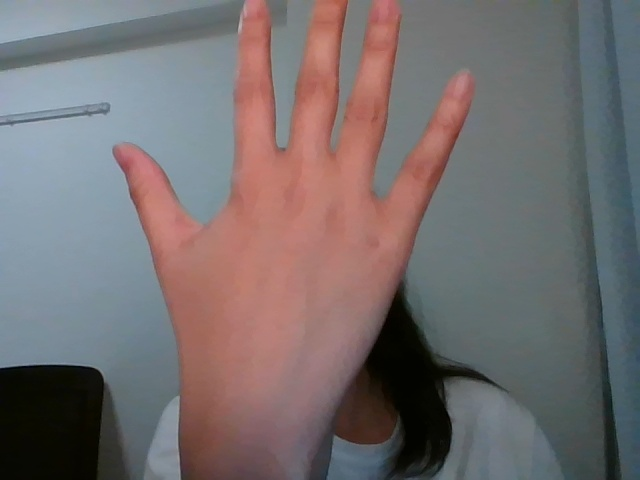
#> input picture sample_frames/frame_4.jpg, 640 x 480 px
$ python -i hand-calibration.py   (imports and definitions only)
#> lines starting #> are read from the running program, lines starting #| are printed output that depends on the picture
import cv2

def draw_rect(frame):
    rows, cols, _ = frame.shape

    cv2.rectangle(frame, (int(rows/2 - 5), int(cols/2 - 5)),
                  (int(rows/2 + 5), int(cols/2 + 5)),
                  (0, 0, 255), 1)
    return frame

def hand_historgram(frame):
    hsv_frame = cv2.cvtColor(frame, cv2.COLOR_BGR2HSV)
    roi = np.zeros((10, 10, 3), dtype=hsv_frame.dtype)

    roi[:] = hsv_frame[int(rows/2 - 5):int(rows/2 + 5),
                       int(cols/2 - 5):int(cols/2 + 5)]

    hand_hist = cv2.calcHist([roi], [0, 1], None, [180, 256], [0, 180, 0, 256])
    return cv2.normalize(hand_hist, hand_hist, 0, 255, cv2.NORM_MINMAX)

def hist_masking(frame, hist):
    hsv = cv2.cvtColor(frame, cv2.COLOR_BGR2HSV)
    dst = cv2.calcBackProjection([hsv], [0, 1], hist, [0, 180, 0, 256], 1)

    disc = cv2.getStructuringElement(cv2.MORPH_ELLIPSE, (31, 31))
    cv2.filter2D(dst, -1, disc, dst)

    ret, thresh = cv2.threshold(dst, 150, 255, cv2.THRESH_BINARY)

    thresh = cv2.merge((thresh, thresh, thresh))

    return cv2.bitwise_and(frame, thresh)

>>> import cv2
>>> picture = cv2.imread('sample_frames/frame_4.jpg', cv2.IMREAD_GRAYSCALE)
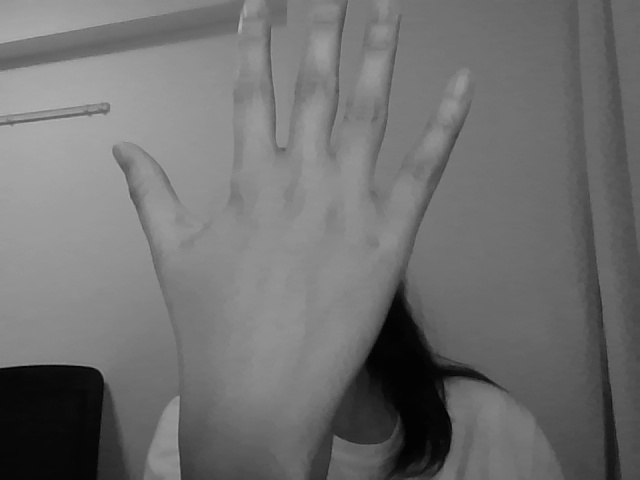
#> picture: shape (480, 640); min 0, max 184, mean 111.6
#> (the run stopped early here; a loop or call above may not have finished)

$ run again, on sample_frames/frame_5.jpg
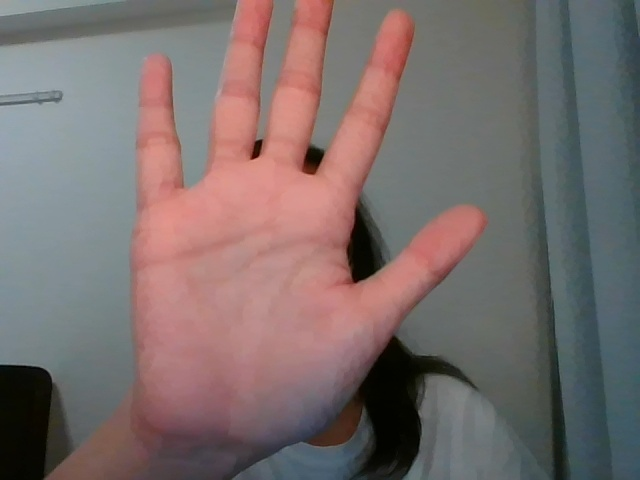
#> input picture sample_frames/frame_5.jpg, 640 x 480 px
#> `picture = cv2.imread('sample_frames/frame_4.jpg', cv2.IMREAD_GRAYSCALE)`:
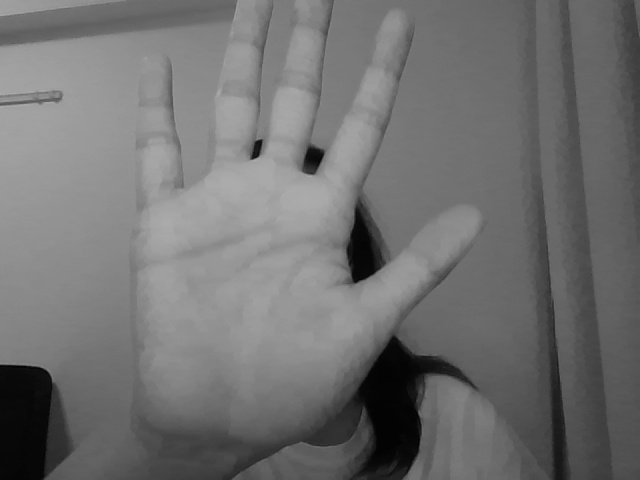
#> picture: shape (480, 640); min 1, max 173, mean 112.7
